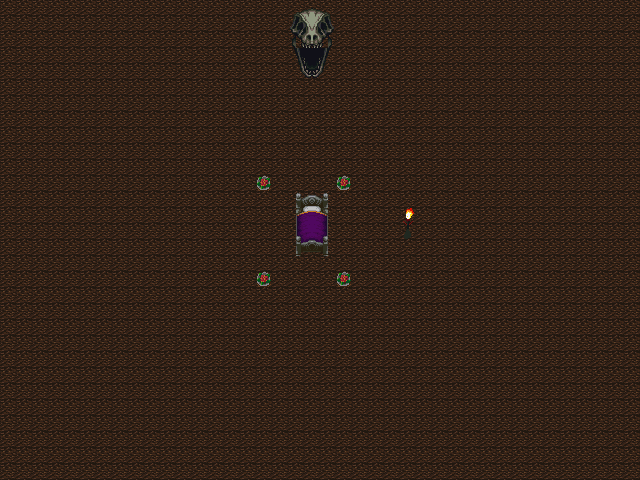

This game map was drawn from its Tiled (.tmx) file and the tilesets committed beside it. A one-line description and the trimmed map source follow:
An orthogonal 40x30 tile map with 16x16 px tiles, 2 tile layers (Tile Layer 1, Tile Layer 2), 2 tilesets.

<map version="1.2" tiledversion="1.2.0" orientation="orthogonal" renderorder="right-down" width="40" height="30" tilewidth="16" tileheight="16" infinite="0" nextlayerid="4" nextobjectid="1">
 <tileset firstgid="1" source="Dungeon.tsx" />
 <tileset firstgid="553" source="Castle.tsx" />
 <layer id="2" name="Tile Layer 1" width="40" height="30">
  <data>[1200 cells, 1200 non-empty, 1 distinct tile ids]</data>
 </layer>
 <layer id="3" name="Tile Layer 2" width="40" height="30">
  <data>[1200 cells, 33 non-empty, 30 distinct tile ids]</data>
 </layer>
</map>
